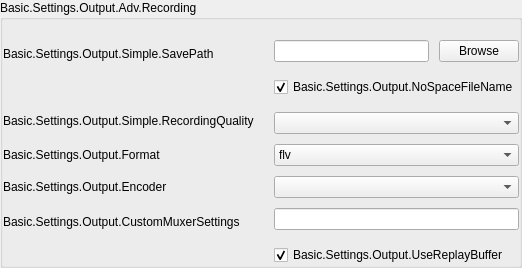
                        <widget class="QGroupBox" name="simpleRecordingGroupBox">
                         <property name="sizePolicy">
                          <sizepolicy hsizetype="Preferred" vsizetype="Maximum">
                           <horstretch>0</horstretch>
                           <verstretch>0</verstretch>
                          </sizepolicy>
                         </property>
                         <property name="title">
                          <string>Basic.Settings.Output.Adv.Recording</string>
                         </property>
                         <property name="useFor" stdset="0">
                          <string notr="true">GroupBoxLevel2</string>
                         </property>
                         <property name="uistep" stdset="0">
                          <string notr="true">Recording</string>
                         </property>
                         <layout class="QFormLayout" name="formLayout_6">
                          <property name="fieldGrowthPolicy">
                           <enum>QFormLayout::AllNonFixedFieldsGrow</enum>
                          </property>
                          <property name="labelAlignment">
                           <set>Qt::AlignLeading|Qt::AlignLeft|Qt::AlignVCenter</set>
                          </property>
                          <property name="horizontalSpacing">
                           <number>20</number>
                          </property>
                          <property name="verticalSpacing">
                           <number>10</number>
                          </property>
                          <property name="leftMargin">
                           <number>0</number>
                          </property>
                          <property name="topMargin">
                           <number>20</number>
                          </property>
                          <property name="rightMargin">
                           <number>0</number>
                          </property>
                          <property name="bottomMargin">
                           <number>0</number>
                          </property>
                          <item row="0" column="0">
                           <widget class="QLabel" name="label_18">
                            <property name="sizePolicy">
                             <sizepolicy hsizetype="Preferred" vsizetype="Expanding">
                              <horstretch>0</horstretch>
                              <verstretch>0</verstretch>
                             </sizepolicy>
                            </property>
                            <property name="text">
                             <string>Basic.Settings.Output.Simple.SavePath</string>
                            </property>
                            <property name="alignment">
                             <set>Qt::AlignLeading|Qt::AlignLeft|Qt::AlignVCenter</set>
                            </property>
                            <property name="wordWrap">
                             <bool>true</bool>
                            </property>
                            <property name="buddy">
                             <cstring>simpleOutputPath</cstring>
                            </property>
                            <property name="useFor" stdset="0">
                             <string notr="true">FormLabelRole</string>
                            </property>
                           </widget>
                          </item>
                          <item row="2" column="1">
                           <widget class="QCheckBox" name="simpleNoSpace">
                            <property name="text">
                             <string>Basic.Settings.Output.NoSpaceFileName</string>
                            </property>
                            <property name="checked">
                             <bool>true</bool>
                            </property>
                            <property name="uistep" stdset="0">
                             <string notr="true">Generate File Name without Space</string>
                            </property>
                           </widget>
                          </item>
                          <item row="4" column="0">
                           <widget class="QLabel" name="label_26">
                            <property name="sizePolicy">
                             <sizepolicy hsizetype="Preferred" vsizetype="Expanding">
                              <horstretch>0</horstretch>
                              <verstretch>0</verstretch>
                             </sizepolicy>
                            </property>
                            <property name="text">
                             <string>Basic.Settings.Output.Simple.RecordingQuality</string>
                            </property>
                            <property name="wordWrap">
                             <bool>true</bool>
                            </property>
                            <property name="buddy">
                             <cstring>simpleOutRecQuality</cstring>
                            </property>
                            <property name="useFor" stdset="0">
                             <string notr="true">FormLabelRole</string>
                            </property>
                           </widget>
                          </item>
                          <item row="4" column="1">
                           <layout class="QVBoxLayout" name="verticalLayout_27">
                            <property name="spacing">
                             <number>0</number>
                            </property>
                            <property name="topMargin">
                             <number>5</number>
                            </property>
                            <item>
                             <widget class="PLSComboBox" name="simpleOutRecQuality">
                              <property name="uistep" stdset="0">
                               <string notr="true">Recording Quality</string>
                              </property>
                             </widget>
                            </item>
                           </layout>
                          </item>
                          <item row="5" column="0">
                           <widget class="QLabel" name="simpleOutRecFormatLabel">
                            <property name="sizePolicy">
                             <sizepolicy hsizetype="Preferred" vsizetype="Expanding">
                              <horstretch>0</horstretch>
                              <verstretch>0</verstretch>
                             </sizepolicy>
                            </property>
                            <property name="text">
                             <string>Basic.Settings.Output.Format</string>
                            </property>
                            <property name="wordWrap">
                             <bool>true</bool>
                            </property>
                            <property name="buddy">
                             <cstring>simpleOutRecFormat</cstring>
                            </property>
                            <property name="useFor" stdset="0">
                             <string notr="true">FormLabelRole</string>
                            </property>
                           </widget>
                          </item>
                          <item row="5" column="1">
                           <widget class="PLSComboBox" name="simpleOutRecFormat">
                            <property name="uistep" stdset="0">
                             <string notr="true">Recording Format</string>
                            </property>
                            <item>
                             <property name="text">
                              <string notr="true">flv</string>
                             </property>
                            </item>
                            <item>
                             <property name="text">
                              <string notr="true">mp4</string>
                             </property>
                            </item>
                            <item>
                             <property name="text">
                              <string notr="true">mov</string>
                             </property>
                            </item>
                            <item>
                             <property name="text">
                              <string notr="true">mkv</string>
                             </property>
                            </item>
                            <item>
                             <property name="text">
                              <string notr="true">ts</string>
                             </property>
                            </item>
                           </widget>
                          </item>
                          <item row="6" column="0">
                           <widget class="QLabel" name="simpleOutRecEncoderLabel">
                            <property name="sizePolicy">
                             <sizepolicy hsizetype="Preferred" vsizetype="Expanding">
                              <horstretch>0</horstretch>
                              <verstretch>0</verstretch>
                             </sizepolicy>
                            </property>
                            <property name="text">
                             <string>Basic.Settings.Output.Encoder</string>
                            </property>
                            <property name="wordWrap">
                             <bool>true</bool>
                            </property>
                            <property name="buddy">
                             <cstring>simpleOutRecEncoder</cstring>
                            </property>
                            <property name="useFor" stdset="0">
                             <string notr="true">FormLabelRole</string>
                            </property>
                           </widget>
                          </item>
                          <item row="6" column="1">
                           <widget class="PLSComboBox" name="simpleOutRecEncoder">
                            <property name="uistep" stdset="0">
                             <string notr="true">Encoder</string>
                            </property>
                           </widget>
                          </item>
                          <item row="7" column="0">
                           <widget class="QLabel" name="label_420">
                            <property name="sizePolicy">
                             <sizepolicy hsizetype="Preferred" vsizetype="Expanding">
                              <horstretch>0</horstretch>
                              <verstretch>0</verstretch>
                             </sizepolicy>
                            </property>
                            <property name="text">
                             <string>Basic.Settings.Output.CustomMuxerSettings</string>
                            </property>
                            <property name="wordWrap">
                             <bool>true</bool>
                            </property>
                            <property name="buddy">
                             <cstring>simpleOutMuxCustom</cstring>
                            </property>
                            <property name="useFor" stdset="0">
                             <string notr="true">FormLabelRole</string>
                            </property>
                           </widget>
                          </item>
                          <item row="7" column="1">
                           <layout class="QVBoxLayout" name="verticalLayout_28">
                            <property name="spacing">
                             <number>0</number>
                            </property>
                            <property name="leftMargin">
                             <number>0</number>
                            </property>
                            <property name="bottomMargin">
                             <number>5</number>
                            </property>
                            <item>
                             <widget class="QLineEdit" name="simpleOutMuxCustom"/>
                            </item>
                           </layout>
                          </item>
                          <item row="9" column="1">
                           <widget class="QCheckBox" name="simpleReplayBuf">
                            <property name="text">
                             <string>Basic.Settings.Output.UseReplayBuffer</string>
                            </property>
                            <property name="checked">
                             <bool>true</bool>
                            </property>
                            <property name="uistep" stdset="0">
                             <string notr="true">Enable Replay Buffer</string>
                            </property>
                           </widget>
                          </item>
                          <item row="0" column="1">
                           <layout class="QVBoxLayout" name="verticalLayout_29">
                            <property name="spacing">
                             <number>0</number>
                            </property>
                            <property name="leftMargin">
                             <number>0</number>
                            </property>
                            <item>
                             <layout class="QHBoxLayout" name="horizontalLayout_5" stretch="1,0">
                              <property name="spacing">
                               <number>10</number>
                              </property>
                              <property name="leftMargin">
                               <number>0</number>
                              </property>
                              <property name="bottomMargin">
                               <number>5</number>
                              </property>
                              <item>
                               <widget class="QLineEdit" name="simpleOutputPath">
                                <property name="enabled">
                                 <bool>true</bool>
                                </property>
                                <property name="readOnly">
                                 <bool>true</bool>
                                </property>
                                <property name="For" stdset="0">
                                 <string notr="true">SelectPath</string>
                                </property>
                               </widget>
                              </item>
                              <item>
                               <widget class="QPushButton" name="simpleOutputBrowse">
                                <property name="enabled">
                                 <bool>true</bool>
                                </property>
                                <property name="text">
                                 <string>Browse</string>
                                </property>
                                <property name="uistep" stdset="0">
                                 <string notr="true">Recording Path Browse</string>
                                </property>
                               </widget>
                              </item>
                             </layout>
                            </item>
                           </layout>
                          </item>
                         </layout>
                        </widget>
